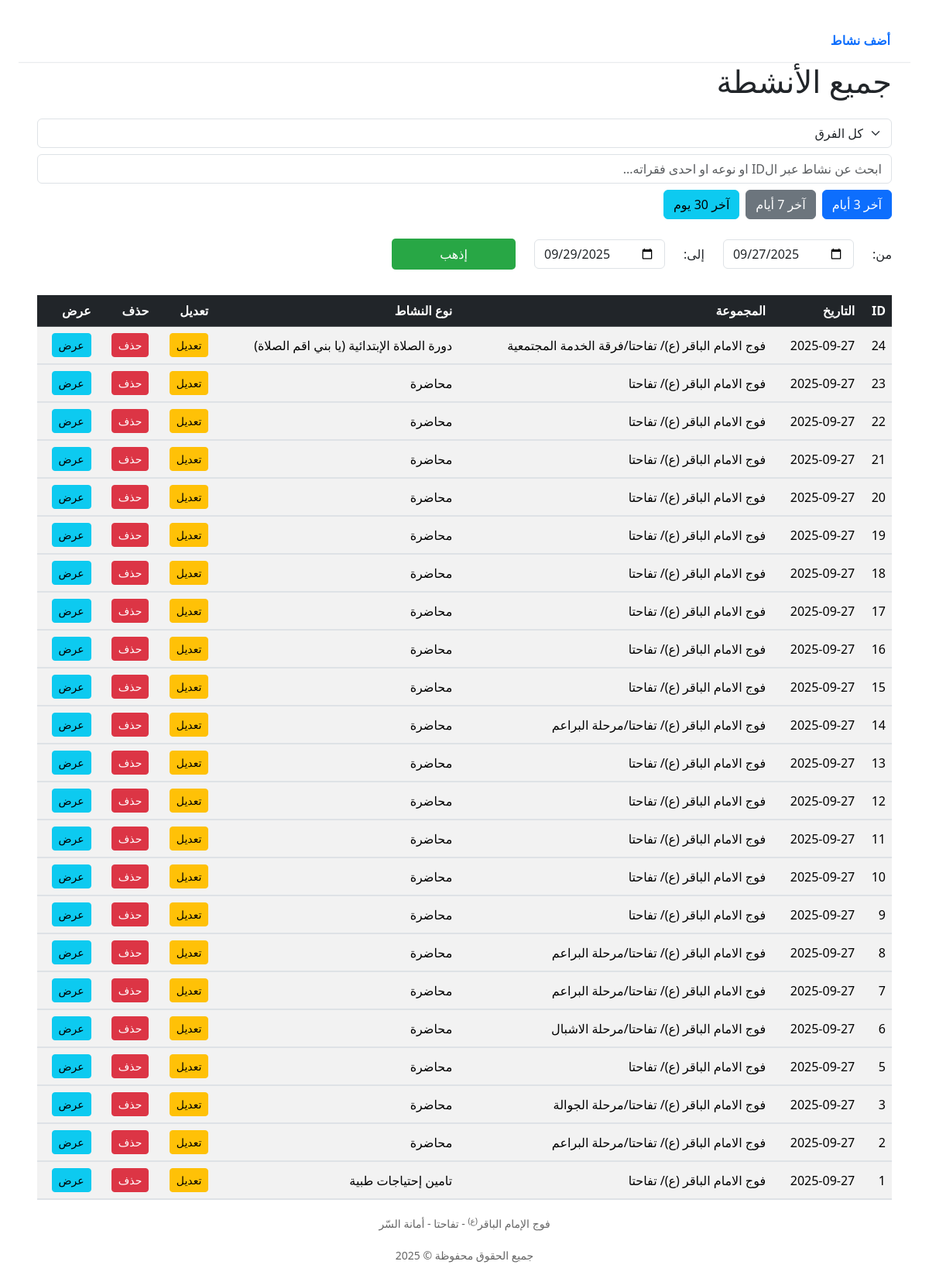
The app's page /activities with its own data.
### tables this page shows
CREATE TABLE activities (
    id INTEGER PRIMARY KEY AUTOINCREMENT,
    date TEXT NOT NULL,
    group_name TEXT NOT NULL,
    activity_type TEXT NOT NULL,
    time TEXT NOT NULL,
    occasion TEXT,
    place TEXT NOT NULL,
    leaders_count INTEGER NOT NULL DEFAULT 0,
    jawele_count INTEGER NOT NULL DEFAULT 0,
    kashefe_count INTEGER NOT NULL DEFAULT 0,
    ashbele_count INTEGER NOT NULL DEFAULT 0,
    bara3em_count INTEGER NOT NULL DEFAULT 0,
    non_scouts_count INTEGER DEFAULT 0,
    paragraphs TEXT NOT NULL,
    cost INTEGER NOT NULL DEFAULT 0,
    created_at TEXT DEFAULT (DATETIME('now','localtime')),
    updated_at TEXT DEFAULT (DATETIME('now','localtime')),
    checked INTEGER DEFAULT 0,
    checked_at TEXT DEFAULT NULL
);

### app.py (the view, shortened to what this page needs)
@app.route("/activities", methods=["GET", "POST"])
def activities():
    today = get_today()
    three_days_ago = today - timedelta(days=3)
    seven_days_ago = today - timedelta(days=7)
    start = request.values.get("start", "").strip() or None
    end = request.values.get("end", "").strip() or None
    group = request.values.get("group", "").strip() or None
    q = request.values.get("q", "").strip() or None
    admin = request.values.get("admin", "").strip() or None
    admin_filter = request.values.get("adminFilter", "").strip() or None
    query = "SELECT * FROM activities"
    conditions = []
    params = []
    if start and end:
        conditions.append("date BETWEEN ? AND ?")
        params.extend([start, end])
    if group and group != "كل الفرق":
        conditions.append("group_name = ?")
        params.append(group)
    if conditions:
        query += " WHERE " + " AND ".join(conditions)
    query += " ORDER BY created_at DESC"
    conn = get_conn()
    cursor = conn.cursor()
    cursor.execute(query, tuple(params))
    activities_list = cursor.fetchall()
    conn.close()
    return render_template(
        "activities.html",
        activities=activities_list,
        today=today.strftime("%Y-%m-%d"),
        three_days_start=three_days_ago.strftime("%Y-%m-%d"),
        seven_days_start=seven_days_ago.strftime("%Y-%m-%d"),
        current_start=start or "",
        current_end=end or "",
        current_group=group or "",
        current_q=q or "",
        admin=admin,
        admin_filter=admin_filter or ""
    )

### app.py (called while the page is built)
def get_conn():
    return sqlite3.connect(DB_PATH)

def get_today():
    ttz = pytz.timezone("Asia/Beirut")
    return datetime.now(ttz).date()

### templates/activities.html (shortened to what this page needs)
<!DOCTYPE html>
<html lang="ar" dir="rtl">
  <head>
    <link
      href="https://cdn.jsdelivr.net/npm/bootstrap@5.3.2/dist/css/bootstrap.min.css"
      rel="stylesheet"
    />
    <link
      rel="stylesheet"
      href="https://cdn.jsdelivr.net/npm/choices.js/public/assets/styles/choices.min.css"
    />
  </head>
  <body class="p-2 p-md-4">
    <nav class="site-nav">
      <div class="nav-inner">
        <a href="{{ url_for('index') }}">أضف نشاط</a>
      </div>
    </nav>
    <div class="container-fluid px-2 px-md-4">
      <h1 class="mb-3 mb-md-4">جميع الأنشطة</h1>
      <form method="POST" action="{{ url_for('activities') }}">
        <div class="mb-3 row align-items-end g-2">
          <div>
            <select id="group" name="group" class="form-select w-100">
              <option {% if current_group == "" or current_group == "كل الفرق" %}selected{% endif %}>كل الفرق</option>
            </select>
          </div>
          <div>
            <input
              type="text"
              id="q"
              name="q"
              placeholder="ابحث عن نشاط عبر الID او نوعه او احدى فقراته..."
              class="form-control w-100"
              value="{{ current_q }}"
            />
          </div>
          <div class="mb-3 d-flex flex-wrap align-items-end gap-4">
            <div class="d-flex flex-wrap gap-2">
              <button type="button" class="btn btn-primary" id="last3Btn">
                آخر 3 أيام
              </button>
              <button type="button" class="btn btn-secondary" id="last7Btn">
                آخر 7 أيام
              </button>
              <button type="button" class="btn btn-info" id="last30Btn">
                آخر 30 يوم
              </button>
            </div>
            <div class="d-flex flex-wrap gap-4 align-items-center">
              <label class="mb-0" for="customFrom">من:</label>
              <input
                type="date"
                id="customFrom"
                name="start"
                class="form-control"
                style="width: auto"
                value="{{ current_start }}"
              />
              <label class="mb-0" for="customTo">إلى:</label>
              <input
                type="date"
                id="customTo"
                name="end"
                class="form-control"
                style="width: auto"
                value="{{ current_end }}"
              />
              <button type="submit" class="submit-btn">إذهب</button>
            </div>
          </div>
        </div>
      </form>
      <table class="table table-striped table-hover">
        <thead class="table-dark">
          <tr>
            <th>ID</th>
            <th>التاريخ</th>
            <th>المجموعة</th>
            <th>نوع النشاط</th>
            <th>تعديل</th>
            <th>حذف</th>
            <th>عرض</th>
          </tr>
        </thead>
        <tbody>
          {% for act in activities %}
          <tr data-checked="{{ act[17] if act[17] is not none else 0 }}">
            <td>{{ act[0] }}</td>
            <td>{{ act[1] }}</td>
            <td>{{ act[2] }}</td>
            <td>{{ act[3] }}</td>
            <td>
              <a
                href="{{ url_for('edit_activity', activity_id=act[0]) }}"
                class="btn btn-sm btn-warning"
                >تعديل</a
              >
            </td>
            <td>
              <form
                action="{{ url_for('delete_activity', activity_id=act[0]) }}"
                method="POST"
                style="display: inline-block"
                onsubmit="return confirm('هل أنت متأكد من حذف هذا النشاط؟');"
              >
                <button type="submit" class="btn btn-sm btn-danger">حذف</button>
              </form>
            </td>
            <td>
              <button
                class="btn btn-sm btn-info"
                type="button"
                data-bs-toggle="collapse"
                data-bs-target="#details{{ act[0] }}"
                aria-expanded="false"
                aria-controls="details{{ act[0] }}"
              >
                عرض
              </button>
            </td>
          </tr>
          <tr>
            <td colspan="8" class="p-0">
            </td>
          </tr>
          {% endfor %}
        </tbody>
      </table>
    </div>
    <div class="footer">
      فوج الإمام الباقر<sup>(ع)</sup> - تفاحتا - أمانة السّر
    </div>
    <div class="footer">جميع الحقوق محفوظة © 2025</div>
  </body>
</html>
  </body>
</html>

### templates/activities.html (style rules this page uses)
body { text-align: right; }
.table td, .table th { vertical-align: middle; }
input, select, button { padding: 8px; border-radius: 5px; border: 1px solid #ccc; font-size: 16px; }
.submit-btn { background: #28a745; color: white; border: none; min-width: 10em; }
.site-nav { position: -webkit-sticky; position: sticky; top: 0; z-index: 1100; background: #fff; border-bottom: 1px solid #e9ecef; box-shadow: 0 1px 0 rgba(0,0,0,0.02); }
.site-nav .nav-inner { width: 100%; padding: 8px 14px; min-height: 48px; display: flex; direction: rtl; justify-content: flex-start; gap: 12px; align-items: center; box-sizing: border-box; font-size: 16px; }
.site-nav a { color: #0d6efd; text-decoration: none; padding: 8px 12px; border-radius: 6px; font-weight: 600; display: inline-block; }
.footer { text-align: center; margin-top: 20px; font-size: 14px; color: #666; }

### records on screen
activities: id "24", date "2025-09-27", group_name "فوج الامام الباقر (ع)/ تفاحتا/فرقة الخدمة المجتمعية", activity_type "دورة الصلاة الإبتدائية (يا بني اقم الصلاة)"
activities: id "23", date "2025-09-27", group_name "فوج الامام الباقر (ع)/ تفاحتا", activity_type "محاضرة"
activities: id "22", date "2025-09-27", group_name "فوج الامام الباقر (ع)/ تفاحتا", activity_type "محاضرة"
activities: id "21", date "2025-09-27", group_name "فوج الامام الباقر (ع)/ تفاحتا", activity_type "محاضرة"
activities: id "20", date "2025-09-27", group_name "فوج الامام الباقر (ع)/ تفاحتا", activity_type "محاضرة"
activities: id "19", date "2025-09-27", group_name "فوج الامام الباقر (ع)/ تفاحتا", activity_type "محاضرة"
activities: id "18", date "2025-09-27", group_name "فوج الامام الباقر (ع)/ تفاحتا", activity_type "محاضرة"
activities: id "17", date "2025-09-27", group_name "فوج الامام الباقر (ع)/ تفاحتا", activity_type "محاضرة"
activities: id "16", date "2025-09-27", group_name "فوج الامام الباقر (ع)/ تفاحتا", activity_type "محاضرة"
activities: id "15", date "2025-09-27", group_name "فوج الامام الباقر (ع)/ تفاحتا", activity_type "محاضرة"
activities: id "14", date "2025-09-27", group_name "فوج الامام الباقر (ع)/ تفاحتا/مرحلة البراعم", activity_type "محاضرة"
activities: id "13", date "2025-09-27", group_name "فوج الامام الباقر (ع)/ تفاحتا", activity_type "محاضرة"
activities: id "12", date "2025-09-27", group_name "فوج الامام الباقر (ع)/ تفاحتا", activity_type "محاضرة"
activities: id "11", date "2025-09-27", group_name "فوج الامام الباقر (ع)/ تفاحتا", activity_type "محاضرة"
activities: id "10", date "2025-09-27", group_name "فوج الامام الباقر (ع)/ تفاحتا", activity_type "محاضرة"
activities: id "9", date "2025-09-27", group_name "فوج الامام الباقر (ع)/ تفاحتا", activity_type "محاضرة"
activities: id "8", date "2025-09-27", group_name "فوج الامام الباقر (ع)/ تفاحتا/مرحلة البراعم", activity_type "محاضرة"
activities: id "7", date "2025-09-27", group_name "فوج الامام الباقر (ع)/ تفاحتا/مرحلة البراعم", activity_type "محاضرة"
activities: id "6", date "2025-09-27", group_name "فوج الامام الباقر (ع)/ تفاحتا/مرحلة الاشبال", activity_type "محاضرة"
activities: id "5", date "2025-09-27", group_name "فوج الامام الباقر (ع)/ تفاحتا", activity_type "محاضرة"
activities: id "3", date "2025-09-27", group_name "فوج الامام الباقر (ع)/ تفاحتا/مرحلة الجوالة", activity_type "محاضرة"
activities: id "2", date "2025-09-27", group_name "فوج الامام الباقر (ع)/ تفاحتا/مرحلة البراعم", activity_type "محاضرة"
activities: id "1", date "2025-09-27", group_name "فوج الامام الباقر (ع)/ تفاحتا", activity_type "تامين إحتياجات طبية"
